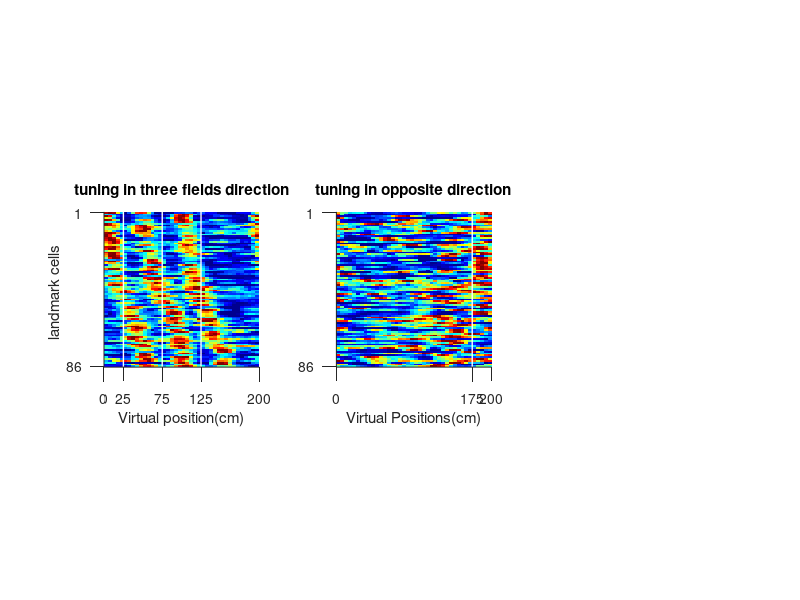

This figure's MATLAB source:
%%

clear;clc;close

load('data_Fig_6E.mat');

%%
f=figure(1);
subplot(1,3,1);
imagesc(space_bins,[],map_m_sort);colormap(jet);caxis([0,1]);
xlabel('Virtual position(cm)');ylabel('landmark cells ');title('tuning in three fields direction');box off;
set(gca,'xtick',[0 25 75 125 200],'ytick',[1,cell_num_m],'tickdir','out','ticklength',[0.03,0.03]);
axis([0 200 0.5,cell_num_m+0.5]);axis square;
hold on; 
plot([25,25],[0.5,cell_num_m+0.5],'w','LineWidth',1);
plot([75,75],[0.5,cell_num_m+0.5],'w','LineWidth',1);
plot([125,125],[0.5,cell_num_m+0.5],'w','LineWidth',1);

subplot(1,3,2);
imagesc(space_bins,[],map_m_sort_r);colormap(jet);caxis([0,1]);
xlabel('Virtual Positions(cm)');title('tuning in opposite direction');box off;%set(gca,'XDir','reverse');
set(gca,'xtick',[0 175 200],'ytick',[1,cell_num_m],'tickdir','out','ticklength',[0.03,0.03]);
axis([0 200 0.5,cell_num_m+0.5]);axis square;
hold on;plot([175,175],[0.5,cell_num_m+0.5],'w','LineWidth',1);
